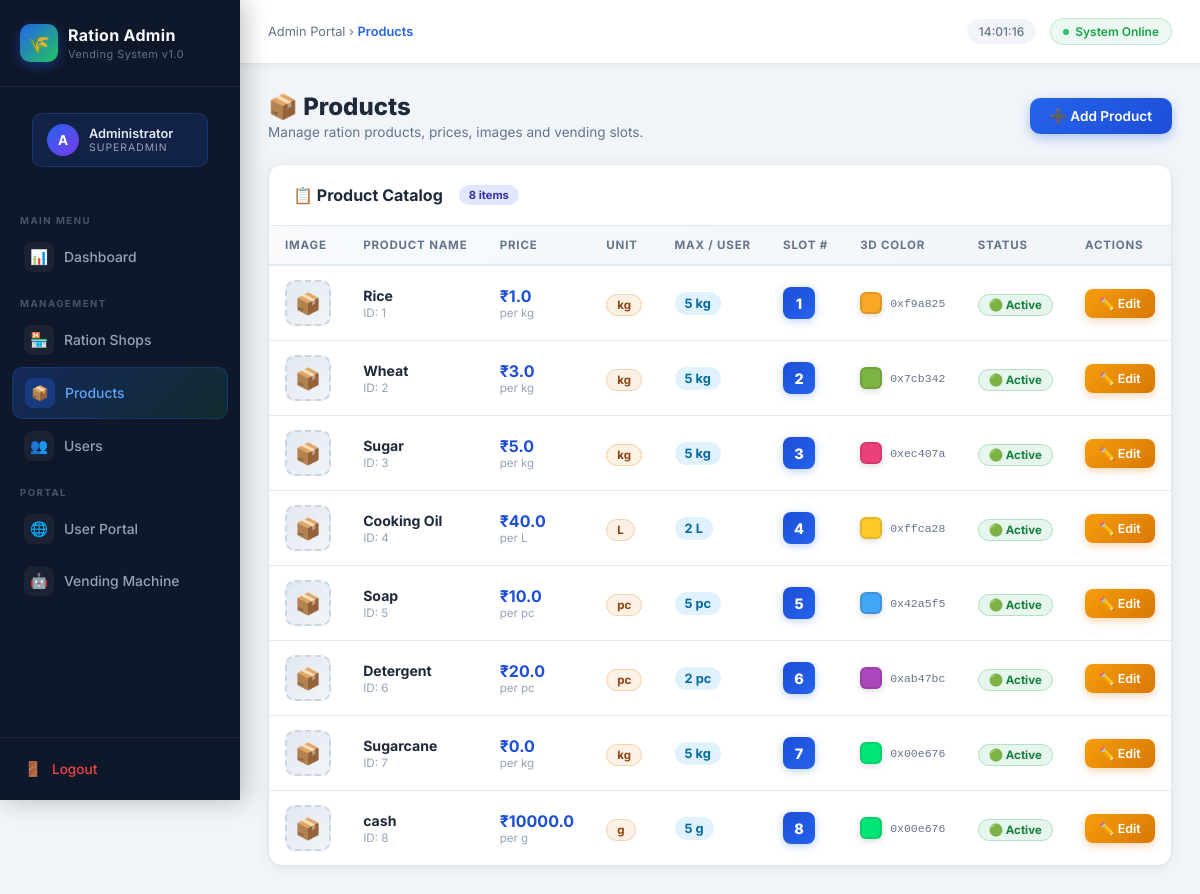
The app's page /admin/products (signed in) with its own data.
### models.py (models this page shows)
class Product(db.Model):
    __tablename__ = 'product'
    id = db.Column(db.Integer, primary_key=True)
    name = db.Column(db.String(100), nullable=False)
    price = db.Column(db.Float, nullable=False)
    unit = db.Column(db.String(20), default="kg")
    max_limit = db.Column(db.Integer, default=5)
    image_url = db.Column(db.String(255), default="")
    slot_number = db.Column(db.Integer, unique=True) # 1 to 10 mapped to vending machine keys
    hex_color = db.Column(db.String(10), default="0x00e676") # e.g. 0xf9a825 for 3D model
    is_active = db.Column(db.Boolean, default=True)
    order_items = db.relationship('OrderItem', backref='product', lazy=True)

### admin_routes.py (the view)
@admin_bp.route('/products')
@admin_required
def products():
    all_products = Product.query.all()
    return render_template('admin/products.html', products=all_products)

### admin_routes.py (called while the page is built)
def admin_required(f):
    from functools import wraps
    @wraps(f)
    @login_required
    def decorated_function(*args, **kwargs):
        if not current_user.is_admin:
            flash('Admin access required.', 'error')
            return redirect(url_for('main.dashboard'))
        return f(*args, **kwargs)
    return decorated_function

### templates/admin/products.html (shortened to what this page needs)
{% extends "admin/layout.html" %}
{% block breadcrumb %}Products{% endblock %}
{% block content %}
<div class="page-heading">
    <div>
        <h1>📦 Products</h1>
        <p>Manage ration products, prices, images and vending slots.</p>
    </div>
    <a href="{{ url_for('admin.add_product') }}" class="btn-blue">➕ Add Product</a>
</div>
<div class="a-card">
    <div class="a-card-header">
        <div class="a-card-title">📋 Product Catalog <span style="background:#e0e7ff;color:#3730a3;font-size:0.7rem;padding:3px 10px;border-radius:20px;margin-left:8px;font-weight:700;">{{ products|length }} items</span></div>
    </div>
    <div style="overflow-x:auto;">
        <table class="a-table">
            <thead>
                <tr>
                    <th>Image</th>
                    <th>Product Name</th>
                    <th>Price</th>
                    <th>Unit</th>
                    <th>Max / User</th>
                    <th>Slot #</th>
                    <th>3D Color</th>
                    <th>Status</th>
                    <th>Actions</th>
                </tr>
            </thead>
            <tbody>
                {% for p in products %}
                <tr>
                    <td>
                        {% if p.image_url %}
                        <img src="{{ url_for('static', filename=p.image_url) }}" alt="{{ p.name }}"
                             style="width:46px;height:46px;object-fit:cover;border-radius:10px;border:2px solid #e2e8f0;box-shadow:0 2px 8px rgba(0,0,0,0.08);">
                        {% else %}
                        <div style="width:46px;height:46px;background:linear-gradient(135deg,#e2e8f0,#f1f5f9);border-radius:10px;display:flex;align-items:center;justify-content:center;font-size:1.3rem;border:2px dashed #cbd5e1;">📦</div>
                        {% endif %}
                    </td>
                    <td>
                        <div style="font-weight:700;color:#1e293b;">{{ p.name }}</div>
                        <div style="font-size:0.73rem;color:#94a3b8;margin-top:2px;">ID: {{ p.id }}</div>
                    </td>
                    <td>
                        <div style="font-weight:700;color:#1d4ed8;font-size:1rem;">₹{{ p.price }}</div>
                        <div style="font-size:0.72rem;color:#94a3b8;">per {{ p.unit }}</div>
                    </td>
                    <td><span class="badge-warn">{{ p.unit }}</span></td>
                    <td>
                        <div style="display:flex;align-items:center;gap:6px;">
                            <div style="background:#e0f2fe;color:#0369a1;font-weight:700;padding:4px 10px;border-radius:20px;font-size:0.8rem;">{{ p.max_limit }} {{ p.unit }}</div>
                        </div>
                    </td>
                    <td>
                        <div style="width:32px;height:32px;background:linear-gradient(135deg,#1d4ed8,#2563eb);color:#fff;border-radius:8px;display:flex;align-items:center;justify-content:center;font-weight:800;font-size:0.9rem;box-shadow:0 2px 8px rgba(37,99,235,0.3);">{{ p.slot_number }}</div>
                    </td>
                    <td>
                        <div style="display:flex;align-items:center;gap:8px;">
                            <div style="width:22px;height:22px;background:{{ p.hex_color|replace('0x','#') }};border-radius:6px;border:2px solid rgba(0,0,0,0.1);box-shadow:0 2px 6px rgba(0,0,0,0.15);flex-shrink:0;"></div>
                            <code style="font-size:0.72rem;color:#64748b;">{{ p.hex_color }}</code>
                        </div>
                    </td>
                    <td>
                        {% if p.is_active %}
                        <span class="badge-active">🟢 Active</span>
                        {% else %}
                        <span class="badge-inactive">🔴 Inactive</span>
                        {% endif %}
                    </td>
                    <td>
                        <a href="{{ url_for('admin.edit_product', id=p.id) }}" class="btn-yellow">✏️ Edit</a>
                    </td>
                </tr>
                {% endfor %}
            </tbody>
        </table>
    </div>
</div>
{% endblock %}

### templates/admin/layout.html (style rules this page uses)
*, *::before, *::after { box-sizing: border-box; margin: 0; padding: 0; }
:root { --blue: #2563eb; --blue-light: #3b82f6; --blue-dark: #1d4ed8; --green: #16a34a; --green-light:#22c55e; --red: #dc2626; --red-light: #ef4444; --yellow: #d97706; --yellow-light:#f59e0b; --bg: #f1f5f9; --sidebar-bg: #0f172a; --sidebar-w: 240px; --card-bg: #ffffff; --text: #1e293b; --text-muted: #64748b; --border: #e2e8f0; --radius: 14px; }
body { font-family: 'Inter', sans-serif; background: var(--bg); color: var(--text); min-height: 100vh; display: flex; }
.a-card { background: var(--card-bg); border-radius: var(--radius); box-shadow: 0 2px 16px rgba(0,0,0,0.06), 0 1px 3px rgba(0,0,0,0.04); border: 1px solid var(--border); overflow: hidden; }
.a-card-header { display: flex; align-items: center; justify-content: space-between; padding: 20px 24px; border-bottom: 1px solid var(--border); }
.a-card-title { font-size: 1rem; font-weight: 700; color: var(--text); display: flex; align-items: center; gap: 8px; }
.a-table { width: 100%; border-collapse: collapse; }
.a-table thead tr { background: linear-gradient(135deg, #f8fafc, #f1f5f9); }
.a-table th { padding: 12px 16px; text-align: left; font-size: 0.72rem; font-weight: 700; color: var(--text-muted); text-transform: uppercase; letter-spacing: 0.8px; border-bottom: 2px solid var(--border); }
.a-table td { padding: 14px 16px; font-size: 0.88rem; border-bottom: 1px solid var(--border); color: var(--text); vertical-align: middle; }
.a-table tbody tr { transition: background 0.15s; }
.a-table tbody tr:last-child td { border-bottom: none; }
.btn-blue { display: inline-flex; align-items: center; gap: 6px; background: linear-gradient(135deg, var(--blue), var(--blue-dark)); color: #fff; border: none; border-radius: 10px; padding: 10px 20px; font-size: 0.85rem; font-weight: 600; cursor: pointer; text-decoration: none; box-shadow: 0 4px 12px rgba(37,99,235,0.35); transition: all 0.2s ease; }
.btn-yellow { display: inline-flex; align-items: center; gap: 6px; background: linear-gradient(135deg, var(--yellow-light), var(--yellow)); color: #fff; border: none; border-radius: 8px; padding: 7px 14px; font-size: 0.78rem; font-weight: 600; cursor: pointer; text-decoration: none; box-shadow: 0 3px 8px rgba(217,119,6,0.3); transition: all 0.2s ease; }
.badge-active { background: rgba(22,163,74,0.1); color: #15803d; border: 1px solid rgba(22,163,74,0.25); padding: 3px 10px; border-radius: 20px; font-size: 0.72rem; font-weight: 700; }
.badge-warn { background: rgba(217,119,6,0.1); color: #92400e; border: 1px solid rgba(217,119,6,0.25); padding: 3px 10px; border-radius: 20px; font-size: 0.72rem; font-weight: 700; }
.page-heading { display: flex; align-items: center; justify-content: space-between; margin-bottom: 24px; }
.page-heading h1 { font-size: 1.5rem; font-weight: 800; color: var(--text); }
.page-heading p { font-size: 0.85rem; color: var(--text-muted); margin-top: 3px; }

### records on screen
Product: name "Rice", id "1", price "1.0", unit "kg", max_limit "5", slot_number "1", hex_color "0xf9a825", is_active "🟢 Active"
Product: name "Wheat", id "2", price "3.0", unit "kg", max_limit "5", slot_number "2", hex_color "0x7cb342", is_active "🟢 Active"
Product: name "Sugar", id "3", price "5.0", unit "kg", max_limit "5", slot_number "3", hex_color "0xec407a", is_active "🟢 Active"
Product: name "Cooking Oil", id "4", price "40.0", unit "L", max_limit "2", slot_number "4", hex_color "0xffca28", is_active "🟢 Active"
Product: name "Soap", id "5", price "10.0", unit "pc", max_limit "5", slot_number "5", hex_color "0x42a5f5", is_active "🟢 Active"
Product: name "Detergent", id "6", price "20.0", unit "pc", max_limit "2", slot_number "6", hex_color "0xab47bc", is_active "🟢 Active"
Product: name "Sugarcane", id "7", price "0.0", unit "kg", max_limit "5", slot_number "7", hex_color "0x00e676", is_active "🟢 Active"
Product: name "cash", id "8", price "10000.0", unit "g", max_limit "5", slot_number "8", hex_color "0x00e676", is_active "🟢 Active"

### other values on screen
{{ products|length }} "8"
